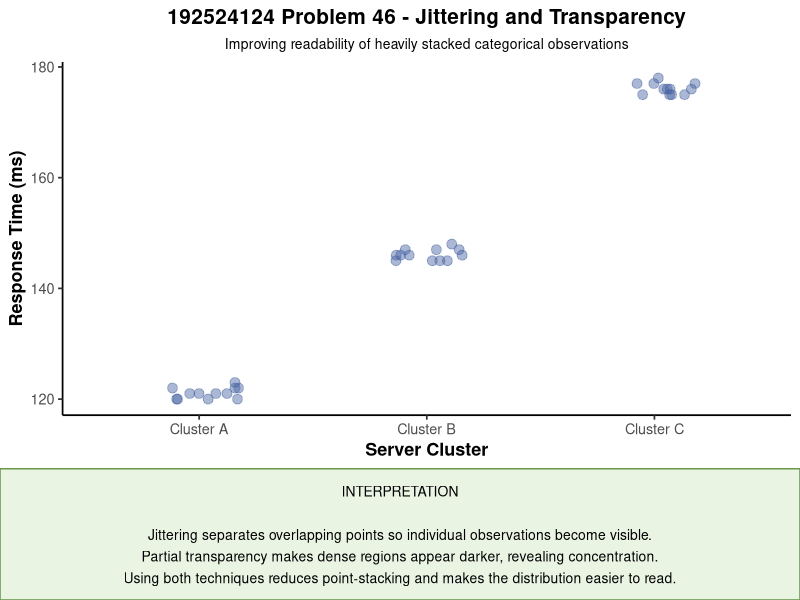

Here is the R script that generated this plot:
# Problem 46 - Jittering and Transparency

library(ggplot2)
library(gridExtra)
library(grid)

data <- data.frame(
  Cluster = rep(c("Cluster A", "Cluster B", "Cluster C"), each = 12),
  ResponseTime = c(
    120,121,120,122,121,120,123,121,122,120,121,122,
    145,146,145,147,146,145,148,146,147,145,146,147,
    175,176,175,177,176,175,178,176,177,175,176,177
  )
)

p <- ggplot(data, aes(x = Cluster, y = ResponseTime)) +
  geom_jitter(
    width = 0.18,
    height = 0,
    alpha = 0.45,
    size = 3,
    color = "#4563A3"
  ) +
  labs(
    title = "192524124 Problem 46 - Jittering and Transparency",
    subtitle = "Improving readability of heavily stacked categorical observations",
    x = "Server Cluster",
    y = "Response Time (ms)"
  ) +
  theme_classic(base_size = 13) +
  theme(
    plot.title = element_text(
      hjust = 0.5,
      face = "bold",
      size = 15
    ),
    plot.subtitle = element_text(
      hjust = 0.5,
      size = 10
    ),
    axis.title = element_text(face = "bold")
  )

interpretation <- textGrob(
  paste0(
    "INTERPRETATION\n\n",
    "Jittering separates overlapping points so individual observations become visible.\n ",
    "Partial transparency makes dense regions appear darker, revealing concentration. \n",
    "Using both techniques reduces point-stacking and makes the distribution easier to read."
  ),
  x = 0.5,
  y = 0.5,
  hjust = 0.5,
  vjust = 0.5,
  gp = gpar(
    fontsize = 10,
    lineheight = 1.3
  )
)

green_box <- grobTree(
  rectGrob(
    gp = gpar(
      fill = "#EAF4E3",
      col = "#6A994E",
      lwd = 1.5
    )
  ),
  interpretation
)

grid.newpage()

grid.arrange(
  p,
  green_box,
  ncol = 1,
  heights = c(5, 1.4)
)
